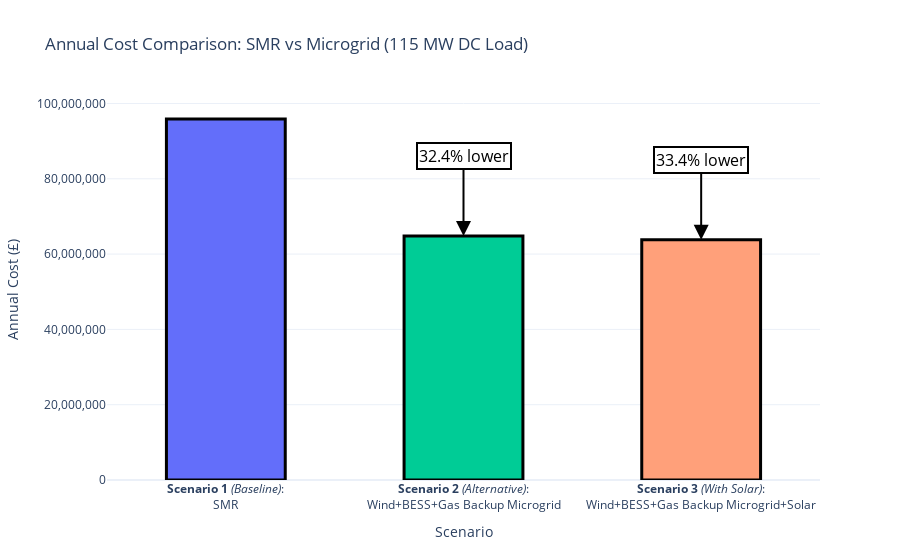

Source (notebook cell):
### Code cell
import plotly.graph_objects as go

load_scenario = DATA_CENTRE_LOAD_MW
nuclear_cost = cost_nuclear_smr[load_scenario]
microgrid_cost = cost_microgrid[load_scenario]
microgrid_with_solar_cost = cost_microgrid_with_solar[load_scenario]
cost_diff_pct = cost_difference_percentages[load_scenario]

# Bar chart data
scenarios = [
    "<b>Scenario 1</b> <i>(Baseline)</i>:<br>SMR",
    "<b>Scenario 2</b> <i>(Alternative)</i>:<br>Wind+BESS+Gas Backup Microgrid",
    "<b>Scenario 3</b> <i>(With Solar)</i>:<br>Wind+BESS+Gas Backup Microgrid+Solar"
]
costs = [nuclear_cost, microgrid_cost, microgrid_with_solar_cost]
colors = ["#636EFA", "#00CC96", "#FFA07A"]

fig = go.Figure()

# Add bars with black outlines
for i, (scenario, cost, color) in enumerate(zip(scenarios, costs, colors)):
    fig.add_trace(
        go.Bar(
            x=[scenario],
            y=[cost],
            marker=dict(color=color, line=dict(color="black", width=3)),
            name=scenario,
            showlegend=False,
            width=0.5,
        )
    )

# Add downward arrow and annotation if microgrid is cheaper
fig.add_annotation(
    x=scenarios[1],
    y=microgrid_cost,
    text=f"{abs(cost_diff_pct):.1f}% lower",
    showarrow=True,
    arrowhead=2,
    arrowsize=1.5,
    arrowwidth=2,
    arrowcolor="black",
    ax=0,
    ay=-80,  # Negative value moves annotation above the bar
    font=dict(color="black", size=16),
    bgcolor="white",
    bordercolor="black",
    borderwidth=2,
)
fig.add_annotation(
    x=scenarios[2],
    y=microgrid_with_solar_cost,
    text=f"{abs(cost_difference_percentages_with_solar[load_scenario]):.1f}% lower",
    showarrow=True,
    arrowhead=2,
    arrowsize=1.5,
    arrowwidth=2,
    arrowcolor="black",
    ax=0,
    ay=-80,  # Negative value moves annotation above the bar
    font=dict(color="black", size=16),
    bgcolor="white",
    bordercolor="black",
    borderwidth=2,
)

fig.update_layout(
    title=f"Annual Cost Comparison: SMR vs Microgrid ({load} MW DC Load)",
    yaxis_title="Annual Cost (£)",
    xaxis_title="Scenario",
    template="plotly_white",
    bargap=0.5,
    yaxis=dict(tickformat=","),
)
fig.write_html(f"scenario=comparison_smr_vs_microgrid_{load_scenario}MW.html")

fig.show()

### Figure 1 — Plotly figure (JSON) as saved in the notebook; plotly's stock layout.template omitted (floating-point values rounded to 4 significant figures)
{"data": [{"marker": {"color": "#636EFA", "line": {"color": "black", "width": 3}}, "name": "<b>Scenario 1</b> <i>(Baseline)</i>:<br>SMR", "showlegend": false, "type": "bar", "width": 0.5, "x": ["<b>Scenario 1</b> <i>(Baseline)</i>:<br>SMR"], "y": [95880000.0]}, {"marker": {"color": "#00CC96", "line": {"color": "black", "width": 3}}, "name": "<b>Scenario 2</b> <i>(Alternative)</i>:<br>Wind+BESS+Gas Backup Microgrid", "showlegend": false, "type": "bar", "width": 0.5, "x": ["<b>Scenario 2</b> <i>(Alternative)</i>:<br>Wind+BESS+Gas Backup Microgrid"], "y": [64800000.0]}, {"marker": {"color": "#FFA07A", "line": {"color": "black", "width": 3}}, "name": "<b>Scenario 3</b> <i>(With Solar)</i>:<br>Wind+BESS+Gas Backup Microgrid+Solar", "showlegend": false, "type": "bar", "width": 0.5, "x": ["<b>Scenario 3</b> <i>(With Solar)</i>:<br>Wind+BESS+Gas Backup Microgrid+Solar"], "y": [63840000.0]}], "layout": {"annotations": [{"arrowcolor": "black", "arrowhead": 2, "arrowsize": 1.5, "arrowwidth": 2, "ax": 0, "ay": -80, "bgcolor": "white", "bordercolor": "black", "borderwidth": 2, "font": {"color": "black", "size": 16}, "showarrow": true, "text": "32.4% lower", "x": "<b>Scenario 2</b> <i>(Alternative)</i>:<br>Wind+BESS+Gas Backup Microgrid", "y": 64800000.0}, {"arrowcolor": "black", "arrowhead": 2, "arrowsize": 1.5, "arrowwidth": 2, "ax": 0, "ay": -80, "bgcolor": "white", "bordercolor": "black", "borderwidth": 2, "font": {"color": "black", "size": 16}, "showarrow": true, "text": "33.4% lower", "x": "<b>Scenario 3</b> <i>(With Solar)</i>:<br>Wind+BESS+Gas Backup Microgrid+Solar", "y": 63840000.0}], "bargap": 0.5, "title": {"text": "Annual Cost Comparison: SMR vs Microgrid (115 MW DC Load)"}, "xaxis": {"title": {"text": "Scenario"}}, "yaxis": {"tickformat": ",", "title": {"text": "Annual Cost (£)"}}}}
